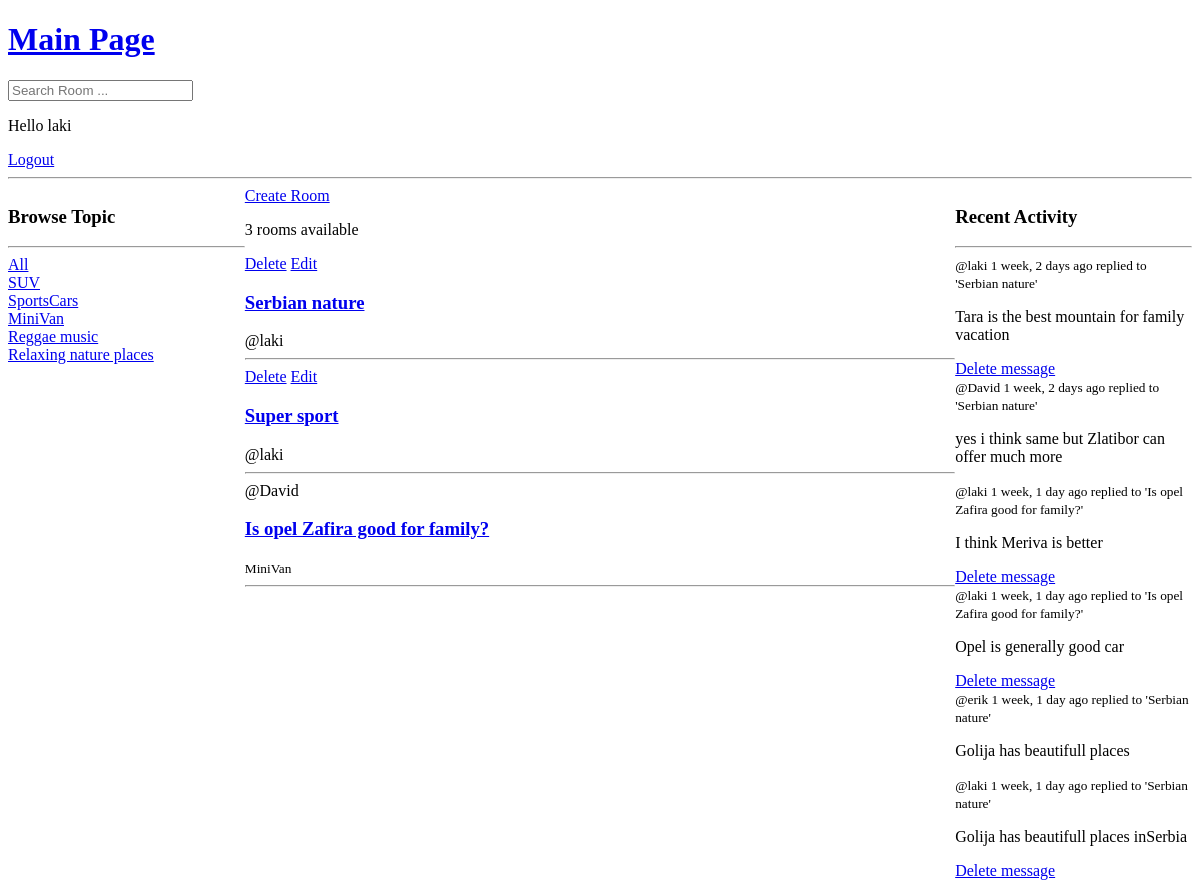
The app's page / (signed in), older data.
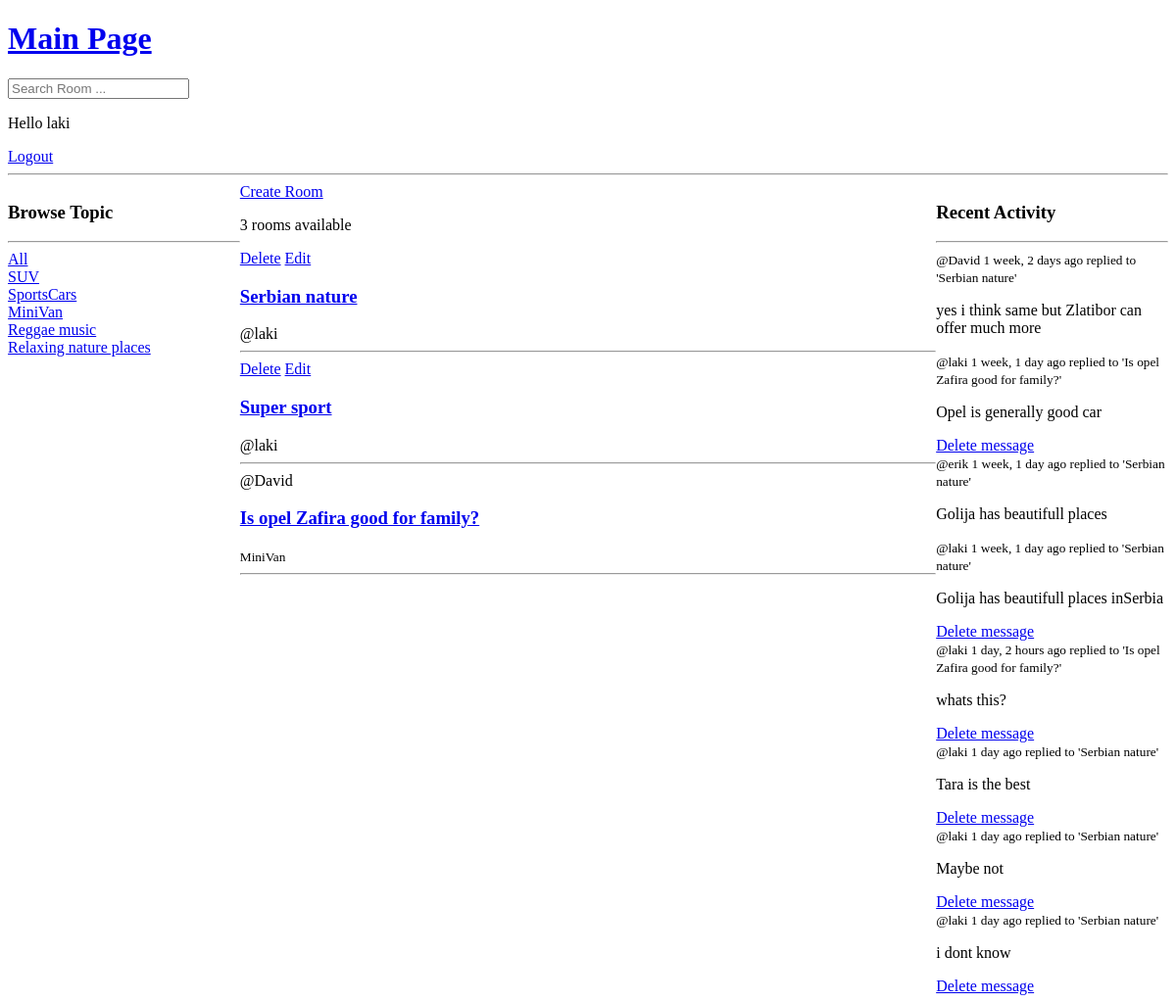
The same page, newer data.
### base/models.py (models this page shows, shortened)
class Topic(models.Model):
    name = models.CharField(max_length=200)

class Room(models.Model):
    host =models.ForeignKey(User,on_delete=models.SET_NULL, null=True)  #person who write post
    topic = models.ForeignKey(Topic, on_delete=models.SET_NULL, null=True)
    name = models.CharField(max_length=200)
    description = models.TextField(blank=True, null=True)
    participants =models.ManyToManyField(User , related_name="participants", blank=True)
    created = models.DateTimeField(auto_now_add=True)
    updated = models.DateTimeField(auto_now=True)
    def __str__(self):
            return str(self.name)
    class Meta:
        ordering = ['-updated', '-created'] #when we put minus sign in front of order field it means orders were be descending (from the newest to the oldest)

class Message(models.Model):
    user = models.ForeignKey(User, on_delete=models.CASCADE)
    room = models.ForeignKey(Room, on_delete=models.CASCADE)
    body = models.TextField(max_length=500)
    created = models.DateTimeField(auto_now_add=True)
    updated = models.DateTimeField(auto_now=True)
    class Meta:
        ordering = ['updated', '-created']
    def __str__(self):
        return self.body[:50]

### base/views.py (the view)
# urls.py: path('', views.home, name='home'),
def home(request):
    q = request.GET.get('q') if request.GET.get('q') else ''
    rooms = Room.objects.filter(
        Q(topic__name__icontains=q) | Q(name__icontains=q))
    topics = Topic.objects.all()
    rooms_count = rooms.count()
    room_messages = Message.objects.filter(Q(room__topic__name__icontains=q))
    context = {
        'rooms': rooms,
        'topics': topics,
        'rooms_count': rooms_count,
        'room_messages': room_messages,
    }
    return render(request, 'home.html', context)

### templates/home.html (shortened to what this page needs)
{% extends 'main.html' %}
{% block content %}
<div class="home-container">
    <div>
        {% include 'topics_component.html' %}
    </div>
    <div>
        <a href="{% url 'create-room'  %}">Create Room</a>
        <div>
            {% if rooms_count == 1 %}
            <p>{{ rooms_count }} room available</p>
            {% else %}
            <p>{{ rooms_count }} rooms available</p>
            {% endif %}
            {% for room in rooms %}
            <div>
                {% include 'feed_component.html' %}
            </div>
            {% endfor %}
        </div>
    </div>
    <div>
        {% include 'activity_component.html' %}
    </div>
</div>
{% endblock content %}

### templates/topics_component.html
<h3> Browse Topic</h3>
        <hr>
        <div>
            <a href="{% url 'home' %}">All</a>
        </div>
        {% for topic in topics %}
        <div>
            <a href="{% url 'home' %}?q={{ topic.name }}">{{ topic.name }}</a>
        </div>
        {% endfor %}

### templates/feed_component.html
{% if request.user == room.host %}
    <a href="{% url 'delete-room' room.id %}">Delete</a>
    <a href="{% url 'update-room' room.id %}">Edit</a>
    <h3> <a href="{% url 'room' room.id %}">{{room.name}}</a></h3>
    <span>@{{room.host.username}}</span>
{% else %}
    <span>@{{room.host.username}}</span>
    <h3> <a href="{% url 'room' room.id %}">{{room.name}}</a></h3>
    <small>{{room.topic.name}}</small>
{% endif %}
<hr>

### templates/activity_component.html
<h3>Recent Activity</h3>
<hr>
{% for message in room_messages %}
    <div>
        <small>@{{ message.user }} {{ message.created | timesince }} ago </small>
        <small> replied to '{{ message.room }}' </small>
        <p>{{ message }}</p>
        {% if request.user == message.user %}
        <a href="{% url 'delete-message' message.id %}">Delete message</a>
        {% endif %}
    </div>
{% endfor %}

Row changes from the older to the newer data that the page shows:
removed Message: user "laki", created "1 week, 2 days", room "Serbian nature", body "Tara is the best mountain for family vacation", shows "Delete message"
removed Message: user "laki", created "1 week, 1 day", room "Is opel Zafira good for family?", body "I think Meriva is better", shows "Delete message"
added Message: user "laki", created "1 day, 2 hours", room "Is opel Zafira good for family?", body "whats this?", shows "Delete message"
added Message: user "laki", created "1 day", room "Serbian nature", body "Tara is the best", shows "Delete message"
added Message: user "laki", created "1 day", room "Serbian nature", body "Maybe not", shows "Delete message"
added Message: user "laki", created "1 day", room "Serbian nature", body "i dont know", shows "Delete message"
